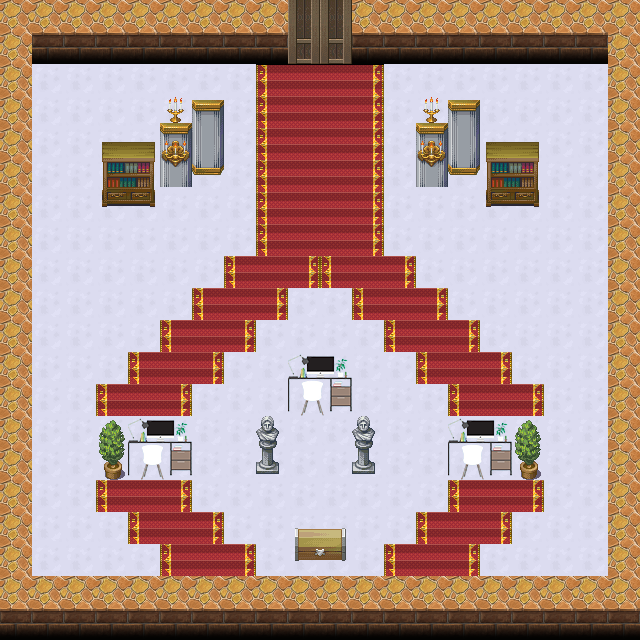

This game map was drawn from its Tiled (.tmx) file and the tilesets committed beside it. A one-line description and the full map source follow:
An orthogonal 20x20 tile map with 32x32 px tiles, 4 tile layers (Collision, Floor, Wall, Computer), 3 tilesets.

<map version="1.2" tiledversion="1.2.5" orientation="orthogonal" renderorder="right-down" width="20" height="20" tilewidth="32" tileheight="32" infinite="0" nextlayerid="5" nextobjectid="1">
 <tileset firstgid="1" name="素材整合版" tilewidth="32" tileheight="32" tilecount="1024" columns="32">
  <image source="素材整合版.png" width="1024" height="1024" />
 </tileset>
 <tileset firstgid="1025" name="computer_desk322" tilewidth="32" tileheight="32" tilecount="4" columns="2">
  <image source="computer_desk322.png" width="64" height="64" />
 </tileset>
 <tileset firstgid="1029" name="collision_detection" tilewidth="32" tileheight="32" tilecount="576" columns="24">
  <image source="collision_detection.png" width="768" height="768" />
 </tileset>
 <layer id="4" name="Collision" width="20" height="20">
  <data encoding="csv">
0,0,0,0,0,0,0,0,0,0,0,0,0,0,0,0,0,0,0,0,
0,0,0,0,0,0,0,0,0,0,0,0,0,0,0,0,0,0,0,0,
0,0,0,0,0,0,0,0,0,0,0,0,0,0,0,0,0,0,0,0,
0,0,0,0,0,0,0,0,0,0,0,0,0,0,0,0,0,0,0,0,
0,0,0,0,0,0,0,0,0,0,0,0,0,0,0,0,0,0,0,0,
0,0,0,0,0,0,0,0,0,0,0,0,0,0,0,0,0,0,0,0,
0,0,0,0,0,0,0,0,0,0,0,0,0,0,0,0,0,0,0,0,
0,0,0,0,0,0,0,0,0,0,0,0,0,0,0,0,0,0,0,0,
0,0,0,0,0,0,0,0,0,0,0,0,0,0,0,0,0,0,0,0,
0,0,0,0,0,0,0,0,0,0,0,0,0,0,0,0,0,0,0,0,
0,0,0,0,0,0,0,0,0,0,0,0,0,0,0,0,0,0,0,0,
0,0,0,0,0,0,0,0,0,1223,1224,0,0,0,0,0,0,0,0,0,
0,0,0,0,0,0,0,0,0,1247,1248,0,0,0,0,0,0,0,0,0,
0,0,0,0,1221,1222,0,0,0,0,0,0,0,0,1225,1226,0,0,0,0,
0,0,0,0,1245,1246,0,0,0,0,0,0,0,0,1249,1250,0,0,0,0,
0,0,0,0,0,0,0,0,0,0,0,0,0,0,0,0,0,0,0,0,
0,0,0,0,0,0,0,0,0,0,0,0,0,0,0,0,0,0,0,0,
0,0,0,0,0,0,0,0,0,0,0,0,0,0,0,0,0,0,0,0,
0,0,0,0,0,0,0,0,0,0,0,0,0,0,0,0,0,0,0,0,
0,0,0,0,0,0,0,0,0,0,0,0,0,0,0,0,0,0,0,0
</data>
 </layer>
 <layer id="2" name="Floor" width="20" height="20">
  <data encoding="csv">
0,0,0,0,0,0,0,0,0,0,0,0,0,0,0,0,0,0,0,0,
0,0,0,0,0,0,0,0,0,0,0,0,0,0,0,0,0,0,0,0,
0,426,426,426,426,426,426,426,774,775,775,776,426,426,426,426,426,426,426,0,
0,426,426,426,426,426,426,426,806,807,807,808,426,426,426,426,426,426,426,0,
0,426,426,426,426,426,426,426,806,807,807,808,426,426,426,426,426,426,426,0,
0,426,426,426,426,426,426,426,806,807,807,808,426,426,426,426,426,426,426,0,
0,426,426,426,426,426,426,426,806,807,807,808,426,426,426,426,426,426,426,0,
0,426,426,426,426,426,426,426,806,807,807,808,426,426,426,426,426,426,426,0,
0,426,426,426,426,426,426,806,807,808,806,807,808,426,426,426,426,426,426,0,
0,426,426,426,426,426,806,807,808,426,426,806,807,808,426,426,426,426,426,0,
0,426,426,426,426,806,807,808,426,426,426,426,806,807,808,426,426,426,426,0,
0,426,426,426,806,807,808,426,426,426,426,426,426,806,807,808,426,426,426,0,
0,426,426,806,807,808,426,426,426,426,426,426,426,426,806,807,808,426,426,0,
0,426,426,426,426,426,426,426,426,426,426,426,426,426,426,426,426,426,426,0,
0,426,426,426,426,426,426,426,426,426,426,426,426,426,426,426,426,426,426,0,
0,426,426,806,807,808,426,426,426,426,426,426,426,426,806,807,808,426,426,0,
0,426,426,426,806,807,808,426,426,426,426,426,426,806,807,808,426,426,426,0,
0,426,426,426,426,806,807,808,426,426,426,426,806,807,808,426,426,426,426,0,
0,0,0,0,0,0,0,0,0,0,0,0,0,0,0,0,0,0,0,0,
0,0,0,0,0,0,0,0,0,0,0,0,0,0,0,0,0,0,0,0
</data>
 </layer>
 <layer id="1" name="Wall" width="20" height="20">
  <data encoding="csv">
66,66,66,66,66,66,66,66,66,493,493,66,66,66,66,66,66,66,66,66,
66,98,98,98,98,98,98,98,98,525,525,98,98,98,98,98,98,98,98,66,
66,0,0,0,0,0,0,0,0,0,0,0,0,0,0,0,0,0,0,66,
66,0,0,0,0,804,805,0,0,0,0,0,0,804,805,0,0,0,0,66,
66,0,0,903,904,836,837,0,0,0,0,0,0,836,837,903,904,0,0,66,
66,0,0,935,936,868,869,0,0,0,0,0,0,868,869,935,936,0,0,66,
66,0,0,967,968,0,0,0,0,0,0,0,0,0,0,967,968,0,0,66,
66,0,0,0,0,0,0,0,0,0,0,0,0,0,0,0,0,0,0,66,
66,0,0,0,0,0,0,0,0,0,0,0,0,0,0,0,0,0,0,66,
66,0,0,0,0,0,0,0,0,0,0,0,0,0,0,0,0,0,0,66,
66,0,0,0,0,0,0,0,0,0,0,0,0,0,0,0,0,0,0,66,
66,0,0,0,0,0,0,0,0,0,0,0,0,0,0,0,0,0,0,66,
66,0,0,0,0,0,0,0,0,0,0,0,0,0,0,0,0,0,0,66,
66,0,0,88,0,0,0,0,673,0,0,673,0,0,0,0,88,0,0,66,
66,0,0,120,0,0,0,0,705,0,0,705,0,0,0,0,120,0,0,66,
66,0,0,0,0,0,0,0,0,0,0,0,0,0,0,0,0,0,0,66,
66,0,0,0,0,0,0,0,0,150,151,0,0,0,0,0,0,0,0,66,
66,0,0,0,0,0,0,0,0,182,183,0,0,0,0,0,0,0,0,66,
66,66,66,66,66,66,66,66,66,66,66,66,66,66,66,66,66,66,66,66,
98,98,98,98,98,98,98,98,98,98,98,98,98,98,98,98,98,98,98,98
</data>
 </layer>
 <layer id="3" name="Computer" width="20" height="20">
  <data encoding="csv">
0,0,0,0,0,0,0,0,0,0,0,0,0,0,0,0,0,0,0,0,
0,0,0,0,0,0,0,0,0,0,0,0,0,0,0,0,0,0,0,0,
0,0,0,0,0,0,0,0,0,0,0,0,0,0,0,0,0,0,0,0,
0,0,0,0,0,0,0,0,0,0,0,0,0,0,0,0,0,0,0,0,
0,0,0,0,0,0,0,0,0,0,0,0,0,0,0,0,0,0,0,0,
0,0,0,0,0,0,0,0,0,0,0,0,0,0,0,0,0,0,0,0,
0,0,0,0,0,0,0,0,0,0,0,0,0,0,0,0,0,0,0,0,
0,0,0,0,0,0,0,0,0,0,0,0,0,0,0,0,0,0,0,0,
0,0,0,0,0,0,0,0,0,0,0,0,0,0,0,0,0,0,0,0,
0,0,0,0,0,0,0,0,0,0,0,0,0,0,0,0,0,0,0,0,
0,0,0,0,0,0,0,0,0,0,0,0,0,0,0,0,0,0,0,0,
0,0,0,0,0,0,0,0,0,1025,1026,0,0,0,0,0,0,0,0,0,
0,0,0,0,0,0,0,0,0,1027,1028,0,0,0,0,0,0,0,0,0,
0,0,0,0,1025,1026,0,0,0,0,0,0,0,0,1025,1026,0,0,0,0,
0,0,0,0,1027,1028,0,0,0,0,0,0,0,0,1027,1028,0,0,0,0,
0,0,0,0,0,0,0,0,0,0,0,0,0,0,0,0,0,0,0,0,
0,0,0,0,0,0,0,0,0,0,0,0,0,0,0,0,0,0,0,0,
0,0,0,0,0,0,0,0,0,0,0,0,0,0,0,0,0,0,0,0,
0,0,0,0,0,0,0,0,0,0,0,0,0,0,0,0,0,0,0,0,
0,0,0,0,0,0,0,0,0,0,0,0,0,0,0,0,0,0,0,0
</data>
 </layer>
</map>
